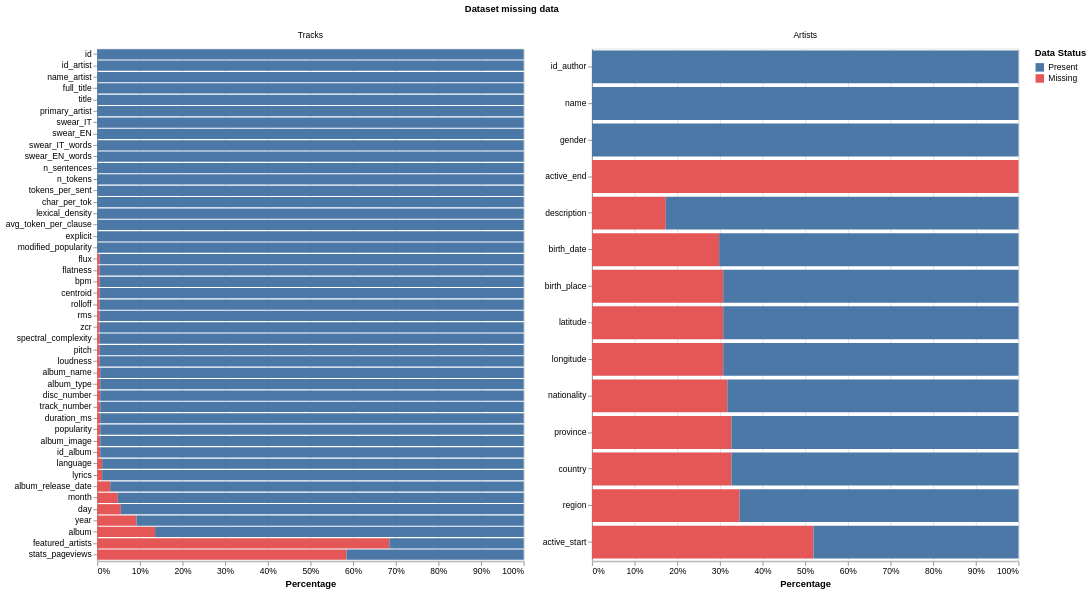

Here is the notebook cell this chart was saved with:
### Markdown cell above
## Missing data analysis

### Code cell
def prepare_missing_data(df, dataset_name):
    if df is None:
        return pd.DataFrame()
    
    total_rows = len(df)
    missing_counts = df.isnull().sum()
    present_counts = df.notnull().sum()
    
    df_missing = pd.DataFrame({
        'Column': missing_counts.index,
        'Count': missing_counts.values,
        'Status': 'Missing',
        'Dataset': dataset_name
    })
    
    df_present = pd.DataFrame({
        'Column': present_counts.index,
        'Count': present_counts.values,
        'Status': 'Present',
        'Dataset': dataset_name
    })
    
    combined = pd.concat([df_missing, df_present])
    
    combined['Percentage'] = combined['Count'] / total_rows
    
    return combined

viz_data_tracks = prepare_missing_data(df_tracks, 'Tracks')
viz_data_artists = prepare_missing_data(df_artists, 'Artists')
full_viz_data = pd.concat([viz_data_tracks, viz_data_artists])

base = alt.Chart(full_viz_data).encode(
    x=alt.X('Percentage', axis=alt.Axis(format='%'), title='Percentage'),
    y=alt.Y('Column', sort=alt.EncodingSortField(field='Percentage', op='min', order='ascending'), title=None),
    tooltip=[
        'Column', 
        'Status', 
        alt.Tooltip('Count', format=','), 
        alt.Tooltip('Percentage', format='.1%')
    ]
)

# Create the stacked bars
bars = base.mark_bar().encode(
    color=alt.Color(
        'Status', 
        scale=alt.Scale(domain=['Present', 'Missing'], range=['#4c78a8', '#e45756']),
        legend=alt.Legend(title="Data Status")
    ),
    order=alt.Order('Status', sort='ascending') # Ensure consistent stacking order
)

# Facet the chart into two columns (one for Tracks, one for Artists)
# We use resolve_scale(y='independent') so each chart shows its own columns
chart = bars.properties(
    width=400,
    height=600  # Taller height to accommodate many columns
).facet(
    column=alt.Column('Dataset', title='Dataset missing data', sort=['Tracks', 'Artists'])
).resolve_scale(
    y='independent' 
)

display(chart)

### Figure 1 — Vega specification as saved in the notebook (floating-point values rounded to 4 significant figures)
{"$schema": "https://vega.github.io/schema/vega/v5.json", "data": [{"name": "source_0", "values": [{"Column": "id", "Count": 0, "Status": "Missing", "Dataset": "Tracks", "Percentage": 0.0, "__index_level_0__": 0, "column_Dataset_sort_index": 0.0}, {"Column": "id_artist", "Count": 0, "Status": "Missing", "Dataset": "Tracks", "Percentage": 0.0, "__index_level_0__": 1, "column_Dataset_sort_index": 0.0}, {"Column": "name_artist", "Count": 0, "Status": "Missing", "Dataset": "Tracks", "Percentage": 0.0, "__index_level_0__": 2, "column_Dataset_sort_index": 0.0}, {"Column": "full_title", "Count": 0, "Status": "Missing", "Dataset": "Tracks", "Percentage": 0.0, "__index_level_0__": 3, "column_Dataset_sort_index": 0.0}, {"Column": "title", "Count": 0, "Status": "Missing", "Dataset": "Tracks", "Percentage": 0.0, "__index_level_0__": 4, "column_Dataset_sort_index": 0.0}, {"Column": "featured_artists", "Count": 7642, "Status": "Missing", "Dataset": "Tracks", "Percentage": 0.6849, "__index_level_0__": 5, "column_Dataset_sort_index": 0.0}, {"Column": "primary_artist", "Count": 0, "Status": "Missing", "Dataset": "Tracks", "Percentage": 0.0, "__index_level_0__": 6, "column_Dataset_sort_index": 0.0}, {"Column": "language", "Count": 128, "Status": "Missing", "Dataset": "Tracks", "Percentage": 0.01147, "__index_level_0__": 7, "column_Dataset_sort_index": 0.0}, {"Column": "album", "Count": 1513, "Status": "Missing", "Dataset": "Tracks", "Percentage": 0.1356, "__index_level_0__": 8, "column_Dataset_sort_index": 0.0}, {"Column": "stats_pageviews", "Count": 6521, "Status": "Missing", "Dataset": "Tracks", "Percentage": 0.5844, "__index_level_0__": 9, "column_Dataset_sort_index": 0.0}, {"Column": "swear_IT", "Count": 0, "Status": "Missing", "Dataset": "Tracks", "Percentage": 0.0, "__index_level_0__": 10, "column_Dataset_sort_index": 0.0}, {"Column": "swear_EN", "Count": 0, "Status": "Missing", "Dataset": "Tracks", "Percentage": 0.0, "__index_level_0__": 11, "column_Dataset_sort_index": 0.0}, {"Column": "swear_IT_words", "Count": 0, "Status": "Missing", "Dataset": "Tracks", "Percentage": 0.0, "__index_level_0__": 12, "column_Dataset_sort_index": 0.0}, {"Column": "swear_EN_words", "Count": 0, "Status": "Missing", "Dataset": "Tracks", "Percentage": 0.0, "__index_level_0__": 13, "column_Dataset_sort_index": 0.0}, {"Column": "year", "Count": 1026, "Status": "Missing", "Dataset": "Tracks", "Percentage": 0.09195, "__index_level_0__": 14, "column_Dataset_sort_index": 0.0}, {"Column": "month", "Count": 538, "Status": "Missing", "Dataset": "Tracks", "Percentage": 0.04822, "__index_level_0__": 15, "column_Dataset_sort_index": 0.0}, {"Column": "day", "Count": 618, "Status": "Missing", "Dataset": "Tracks", "Percentage": 0.05539, "__index_level_0__": 16, "column_Dataset_sort_index": 0.0}, {"Column": "n_sentences", "Count": 0, "Status": "Missing", "Dataset": "Tracks", "Percentage": 0.0, "__index_level_0__": 17, "column_Dataset_sort_index": 0.0}, {"Column": "n_tokens", "Count": 0, "Status": "Missing", "Dataset": "Tracks", "Percentage": 0.0, "__index_level_0__": 18, "column_Dataset_sort_index": 0.0}, {"Column": "tokens_per_sent", "Count": 0, "Status": "Missing", "Dataset": "Tracks", "Percentage": 0.0, "__index_level_0__": 19, "column_Dataset_sort_index": 0.0}, {"Column": "char_per_tok", "Count": 0, "Status": "Missing", "Dataset": "Tracks", "Percentage": 0.0, "__index_level_0__": 20, "column_Dataset_sort_index": 0.0}, {"Column": "lexical_density", "Count": 0, "Status": "Missing", "Dataset": "Tracks", "Percentage": 0.0, "__index_level_0__": 21, "column_Dataset_sort_index": 0.0}, {"Column": "avg_token_per_clause", "Count": 0, "Status": "Missing", "Dataset": "Tracks", "Percentage": 0.0, "__index_level_0__": 22, "column_Dataset_sort_index": 0.0}, {"Column": "bpm", "Count": 66, "Status": "Missing", "Dataset": "Tracks", "Percentage": 0.005915, "__index_level_0__": 23, "column_Dataset_sort_index": 0.0}, {"Column": "centroid", "Count": 66, "Status": "Missing", "Dataset": "Tracks", "Percentage": 0.005915, "__index_level_0__": 24, "column_Dataset_sort_index": 0.0}, {"Column": "rolloff", "Count": 66, "Status": "Missing", "Dataset": "Tracks", "Percentage": 0.005915, "__index_level_0__": 25, "column_Dataset_sort_index": 0.0}, {"Column": "flux", "Count": 64, "Status": "Missing", "Dataset": "Tracks", "Percentage": 0.005736, "__index_level_0__": 26, "column_Dataset_sort_index": 0.0}, {"Column": "rms", "Count": 66, "Status": "Missing", "Dataset": "Tracks", "Percentage": 0.005915, "__index_level_0__": 27, "column_Dataset_sort_index": 0.0}, {"Column": "zcr", "Count": 66, "Status": "Missing", "Dataset": "Tracks", "Percentage": 0.005915, "__index_level_0__": 28, "column_Dataset_sort_index": 0.0}, {"Column": "flatness", "Count": 64, "Status": "Missing", "Dataset": "Tracks", "Percentage": 0.005736, "__index_level_0__": 29, "column_Dataset_sort_index": 0.0}, {"Column": "spectral_complexity", "Count": 66, "Status": "Missing", "Dataset": "Tracks", "Percentage": 0.005915, "__index_level_0__": 30, "column_Dataset_sort_index": 0.0}, {"Column": "pitch", "Count": 66, "Status": "Missing", "Dataset": "Tracks", "Percentage": 0.005915, "__index_level_0__": 31, "column_Dataset_sort_index": 0.0}, {"Column": "loudness", "Count": 66, "Status": "Missing", "Dataset": "Tracks", "Percentage": 0.005915, "__index_level_0__": 32, "column_Dataset_sort_index": 0.0}, {"Column": "album_name", "Count": 78, "Status": "Missing", "Dataset": "Tracks", "Percentage": 0.006991, "__index_level_0__": 33, "column_Dataset_sort_index": 0.0}, {"Column": "album_release_date", "Count": 339, "Status": "Missing", "Dataset": "Tracks", "Percentage": 0.03038, "__index_level_0__": 34, "column_Dataset_sort_index": 0.0}, {"Column": "album_type", "Count": 78, "Status": "Missing", "Dataset": "Tracks", "Percentage": 0.006991, "__index_level_0__": 35, "column_Dataset_sort_index": 0.0}, {"Column": "disc_number", "Count": 78, "Status": "Missing", "Dataset": "Tracks", "Percentage": 0.006991, "__index_level_0__": 36, "column_Dataset_sort_index": 0.0}, {"Column": "track_number", "Count": 78, "Status": "Missing", "Dataset": "Tracks", "Percentage": 0.006991, "__index_level_0__": 37, "column_Dataset_sort_index": 0.0}, {"Column": "duration_ms", "Count": 78, "Status": "Missing", "Dataset": "Tracks", "Percentage": 0.006991, "__index_level_0__": 38, "column_Dataset_sort_index": 0.0}, {"Column": "explicit", "Count": 0, "Status": "Missing", "Dataset": "Tracks", "Percentage": 0.0, "__index_level_0__": 39, "column_Dataset_sort_index": 0.0}, {"Column": "popularity", "Count": 78, "Status": "Missing", "Dataset": "Tracks", "Percentage": 0.006991, "__index_level_0__": 40, "column_Dataset_sort_index": 0.0}, {"Column": "album_image", "Count": 78, "Status": "Missing", "Dataset": "Tracks", "Percentage": 0.006991, "__index_level_0__": 41, "column_Dataset_sort_index": 0.0}, {"Column": "id_album", "Count": 78, "Status": "Missing", "Dataset": "Tracks", "Percentage": 0.006991, "__index_level_0__": 42, "column_Dataset_sort_index": 0.0}, {"Column": "lyrics", "Count": 128, "Status": "Missing", "Dataset": "Tracks", "Percentage": 0.01147, "__index_level_0__": 43, "column_Dataset_sort_index": 0.0}, {"Column": "modified_popularity", "Count": 0, "Status": "Missing", "Dataset": "Tracks", "Percentage": 0.0, "__index_level_0__": 44, "column_Dataset_sort_index": 0.0}, {"Column": "id", "Count": 11158, "Status": "Present", "Dataset": "Tracks", "Percentage": 1.0, "__index_level_0__": 0, "column_Dataset_sort_index": 0.0}, {"Column": "id_artist", "Count": 11158, "Status": "Present", "Dataset": "Tracks", "Percentage": 1.0, "__index_level_0__": 1, "column_Dataset_sort_index": 0.0}, {"Column": "name_artist", "Count": 11158, "Status": "Present", "Dataset": "Tracks", "Percentage": 1.0, "__index_level_0__": 2, "column_Dataset_sort_index": 0.0}, {"Column": "full_title", "Count": 11158, "Status": "Present", "Dataset": "Tracks", "Percentage": 1.0, "__index_level_0__": 3, "column_Dataset_sort_index": 0.0}, {"Column": "title", "Count": 11158, "Status": "Present", "Dataset": "Tracks", "Percentage": 1.0, "__index_level_0__": 4, "column_Dataset_sort_index": 0.0}, {"Column": "featured_artists", "Count": 3516, "Status": "Present", "Dataset": "Tracks", "Percentage": 0.3151, "__index_level_0__": 5, "column_Dataset_sort_index": 0.0}, {"Column": "primary_artist", "Count": 11158, "Status": "Present", "Dataset": "Tracks", "Percentage": 1.0, "__index_level_0__": 6, "column_Dataset_sort_index": 0.0}, {"Column": "language", "Count": 11030, "Status": "Present", "Dataset": "Tracks", "Percentage": 0.9885, "__index_level_0__": 7, "column_Dataset_sort_index": 0.0}, {"Column": "album", "Count": 9645, "Status": "Present", "Dataset": "Tracks", "Percentage": 0.8644, "__index_level_0__": 8, "column_Dataset_sort_index": 0.0}, {"Column": "stats_pageviews", "Count": 4637, "Status": "Present", "Dataset": "Tracks", "Percentage": 0.4156, "__index_level_0__": 9, "column_Dataset_sort_index": 0.0}, {"Column": "swear_IT", "Count": 11158, "Status": "Present", "Dataset": "Tracks", "Percentage": 1.0, "__index_level_0__": 10, "column_Dataset_sort_index": 0.0}, {"Column": "swear_EN", "Count": 11158, "Status": "Present", "Dataset": "Tracks", "Percentage": 1.0, "__index_level_0__": 11, "column_Dataset_sort_index": 0.0}, {"Column": "swear_IT_words", "Count": 11158, "Status": "Present", "Dataset": "Tracks", "Percentage": 1.0, "__index_level_0__": 12, "column_Dataset_sort_index": 0.0}, {"Column": "swear_EN_words", "Count": 11158, "Status": "Present", "Dataset": "Tracks", "Percentage": 1.0, "__index_level_0__": 13, "column_Dataset_sort_index": 0.0}, {"Column": "year", "Count": 10132, "Status": "Present", "Dataset": "Tracks", "Percentage": 0.908, "__index_level_0__": 14, "column_Dataset_sort_index": 0.0}, {"Column": "month", "Count": 10620, "Status": "Present", "Dataset": "Tracks", "Percentage": 0.9518, "__index_level_0__": 15, "column_Dataset_sort_index": 0.0}, {"Column": "day", "Count": 10540, "Status": "Present", "Dataset": "Tracks", "Percentage": 0.9446, "__index_level_0__": 16, "column_Dataset_sort_index": 0.0}, {"Column": "n_sentences", "Count": 11158, "Status": "Present", "Dataset": "Tracks", "Percentage": 1.0, "__index_level_0__": 17, "column_Dataset_sort_index": 0.0}, {"Column": "n_tokens", "Count": 11158, "Status": "Present", "Dataset": "Tracks", "Percentage": 1.0, "__index_level_0__": 18, "column_Dataset_sort_index": 0.0}, {"Column": "tokens_per_sent", "Count": 11158, "Status": "Present", "Dataset": "Tracks", "Percentage": 1.0, "__index_level_0__": 19, "column_Dataset_sort_index": 0.0}, {"Column": "char_per_tok", "Count": 11158, "Status": "Present", "Dataset": "Tracks", "Percentage": 1.0, "__index_level_0__": 20, "column_Dataset_sort_index": 0.0}, {"Column": "lexical_density", "Count": 11158, "Status": "Present", "Dataset": "Tracks", "Percentage": 1.0, "__index_level_0__": 21, "column_Dataset_sort_index": 0.0}, {"Column": "avg_token_per_clause", "Count": 11158, "Status": "Present", "Dataset": "Tracks", "Percentage": 1.0, "__index_level_0__": 22, "column_Dataset_sort_index": 0.0}, {"Column": "bpm", "Count": 11092, "Status": "Present", "Dataset": "Tracks", "Percentage": 0.9941, "__index_level_0__": 23, "column_Dataset_sort_index": 0.0}, {"Column": "centroid", "Count": 11092, "Status": "Present", "Dataset": "Tracks", "Percentage": 0.9941, "__index_level_0__": 24, "column_Dataset_sort_index": 0.0}, {"Column": "rolloff", "Count": 11092, "Status": "Present", "Dataset": "Tracks", "Percentage": 0.9941, "__index_level_0__": 25, "column_Dataset_sort_index": 0.0}, {"Column": "flux", "Count": 11094, "Status": "Present", "Dataset": "Tracks", "Percentage": 0.9943, "__index_level_0__": 26, "column_Dataset_sort_index": 0.0}, {"Column": "rms", "Count": 11092, "Status": "Present", "Dataset": "Tracks", "Percentage": 0.9941, "__index_level_0__": 27, "column_Dataset_sort_index": 0.0}, {"Column": "zcr", "Count": 11092, "Status": "Present", "Dataset": "Tracks", "Percentage": 0.9941, "__index_level_0__": 28, "column_Dataset_sort_index": 0.0}, {"Column": "flatness", "Count": 11094, "Status": "Present", "Dataset": "Tracks", "Percentage": 0.9943, "__index_level_0__": 29, "column_Dataset_sort_index": 0.0}, {"Column": "spectral_complexity", "Count": 11092, "Status": "Present", "Dataset": "Tracks", "Percentage": 0.9941, "__index_level_0__": 30, "column_Dataset_sort_index": 0.0}, {"Column": "pitch", "Count": 11092, "Status": "Present", "Dataset": "Tracks", "Percentage": 0.9941, "__index_level_0__": 31, "column_Dataset_sort_index": 0.0}, {"Column": "loudness", "Count": 11092, "Status": "Present", "Dataset": "Tracks", "Percentage": 0.9941, "__index_level_0__": 32, "column_Dataset_sort_index": 0.0}, {"Column": "album_name", "Count": 11080, "Status": "Present", "Dataset": "Tracks", "Percentage": 0.993, "__index_level_0__": 33, "column_Dataset_sort_index": 0.0}, {"Column": "album_release_date", "Count": 10819, "Status": "Present", "Dataset": "Tracks", "Percentage": 0.9696, "__index_level_0__": 34, "column_Dataset_sort_index": 0.0}, {"Column": "album_type", "Count": 11080, "Status": "Present", "Dataset": "Tracks", "Percentage": 0.993, "__index_level_0__": 35, "column_Dataset_sort_index": 0.0}, {"Column": "disc_number", "Count": 11080, "Status": "Present", "Dataset": "Tracks", "Percentage": 0.993, "__index_level_0__": 36, "column_Dataset_sort_index": 0.0}, {"Column": "track_number", "Count": 11080, "Status": "Present", "Dataset": "Tracks", "Percentage": 0.993, "__index_level_0__": 37, "column_Dataset_sort_index": 0.0}, {"Column": "duration_ms", "Count": 11080, "Status": "Present", "Dataset": "Tracks", "Percentage": 0.993, "__index_level_0__": 38, "column_Dataset_sort_index": 0.0}, {"Column": "explicit", "Count": 11158, "Status": "Present", "Dataset": "Tracks", "Percentage": 1.0, "__index_level_0__": 39, "column_Dataset_sort_index": 0.0}, {"Column": "popularity", "Count": 11080, "Status": "Present", "Dataset": "Tracks", "Percentage": 0.993, "__index_level_0__": 40, "column_Dataset_sort_index": 0.0}, {"Column": "album_image", "Count": 11080, "Status": "Present", "Dataset": "Tracks", "Percentage": 0.993, "__index_level_0__": 41, "column_Dataset_sort_index": 0.0}, {"Column": "id_album", "Count": 11080, "Status": "Present", "Dataset": "Tracks", "Percentage": 0.993, "__index_level_0__": 42, "column_Dataset_sort_index": 0.0}, {"Column": "lyrics", "Count": 11030, "Status": "Present", "Dataset": "Tracks", "Percentage": 0.9885, "__index_level_0__": 43, "column_Dataset_sort_index": 0.0}, {"Column": "modified_popularity", "Count": 11158, "Status": "Present", "Dataset": "Tracks", "Percentage": 1.0, "__index_level_0__": 44, "column_Dataset_sort_index": 0.0}, {"Column": "id_author", "Count": 0, "Status": "Missing", "Dataset": "Artists", "Percentage": 0.0, "__index_level_0__": 0, "column_Dataset_sort_index": 1.0}, {"Column": "name", "Count": 0, "Status": "Missing", "Dataset": "Artists", "Percentage": 0.0, "__index_level_0__": 1, "column_Dataset_sort_index": 1.0}, {"Column": "gender", "Count": 0, "Status": "Missing", "Dataset": "Artists", "Percentage": 0.0, "__index_level_0__": 2, "column_Dataset_sort_index": 1.0}, {"Column": "birth_date", "Count": 31, "Status": "Missing", "Dataset": "Artists", "Percentage": 0.2981, "__index_level_0__": 3, "column_Dataset_sort_index": 1.0}, {"Column": "birth_place", "Count": 32, "Status": "Missing", "Dataset": "Artists", "Percentage": 0.3077, "__index_level_0__": 4, "column_Dataset_sort_index": 1.0}, {"Column": "nationality", "Count": 33, "Status": "Missing", "Dataset": "Artists", "Percentage": 0.3173, "__index_level_0__": 5, "column_Dataset_sort_index": 1.0}, {"Column": "description", "Count": 18, "Status": "Missing", "Dataset": "Artists", "Percentage": 0.1731, "__index_level_0__": 6, "column_Dataset_sort_index": 1.0}, {"Column": "active_start", "Count": 54, "Status": "Missing", "Dataset": "Artists", "Percentage": 0.5192, "__index_level_0__": 7, "column_Dataset_sort_index": 1.0}, {"Column": "active_end", "Count": 104, "Status": "Missing", "Dataset": "Artists", "Percentage": 1.0, "__index_level_0__": 8, "column_Dataset_sort_index": 1.0}, {"Column": "province", "Count": 34, "Status": "Missing", "Dataset": "Artists", "Percentage": 0.3269, "__index_level_0__": 9, "column_Dataset_sort_index": 1.0}, {"Column": "region", "Count": 36, "Status": "Missing", "Dataset": "Artists", "Percentage": 0.3462, "__index_level_0__": 10, "column_Dataset_sort_index": 1.0}, {"Column": "country", "Count": 34, "Status": "Missing", "Dataset": "Artists", "Percentage": 0.3269, "__index_level_0__": 11, "column_Dataset_sort_index": 1.0}, {"Column": "latitude", "Count": 32, "Status": "Missing", "Dataset": "Artists", "Percentage": 0.3077, "__index_level_0__": 12, "column_Dataset_sort_index": 1.0}, {"Column": "longitude", "Count": 32, "Status": "Missing", "Dataset": "Artists", "Percentage": 0.3077, "__index_level_0__": 13, "column_Dataset_sort_index": 1.0}, {"Column": "id_author", "Count": 104, "Status": "Present", "Dataset": "Artists", "Percentage": 1.0, "__index_level_0__": 0, "column_Dataset_sort_index": 1.0}, {"Column": "name", "Count": 104, "Status": "Present", "Dataset": "Artists", "Percentage": 1.0, "__index_level_0__": 1, "column_Dataset_sort_index": 1.0}, {"Column": "gender", "Count": 104, "Status": "Present", "Dataset": "Artists", "Percentage": 1.0, "__index_level_0__": 2, "column_Dataset_sort_index": 1.0}, {"Column": "birth_date", "Count": 73, "Status": "Present", "Dataset": "Artists", "Percentage": 0.7019, "__index_level_0__": 3, "column_Dataset_sort_index": 1.0}, {"Column": "birth_place", "Count": 72, "Status": "Present", "Dataset": "Artists", "Percentage": 0.6923, "__index_level_0__": 4, "column_Dataset_sort_index": 1.0}, {"Column": "nationality", "Count": 71, "Status": "Present", "Dataset": "Artists", "Percentage": 0.6827, "__index_level_0__": 5, "column_Dataset_sort_index": 1.0}, {"Column": "description", "Count": 86, "Status": "Present", "Dataset": "Artists", "Percentage": 0.8269, "__index_level_0__": 6, "column_Dataset_sort_index": 1.0}, {"Column": "active_start", "Count": 50, "Status": "Present", "Dataset": "Artists", "Percentage": 0.4808, "__index_level_0__": 7, "column_Dataset_sort_index": 1.0}, {"Column": "active_end", "Count": 0, "Status": "Present", "Dataset": "Artists", "Percentage": 0.0, "__index_level_0__": 8, "column_Dataset_sort_index": 1.0}, {"Column": "province", "Count": 70, "Status": "Present", "Dataset": "Artists", "Percentage": 0.6731, "__index_level_0__": 9, "column_Dataset_sort_index": 1.0}, {"Column": "region", "Count": 68, "Status": "Present", "Dataset": "Artists", "Percentage": 0.6538, "__index_level_0__": 10, "column_Dataset_sort_index": 1.0}, {"Column": "country", "Count": 70, "Status": "Present", "Dataset": "Artists", "Percentage": 0.6731, "__index_level_0__": 11, "column_Dataset_sort_index": 1.0}, {"Column": "latitude", "Count": 72, "Status": "Present", "Dataset": "Artists", "Percentage": 0.6923, "__index_level_0__": 12, "column_Dataset_sort_index": 1.0}, {"Column": "longitude", "Count": 72, "Status": "Present", "Dataset": "Artists", "Percentage": 0.6923, "__index_level_0__": 13, "column_Dataset_sort_index": 1.0}]}, {"name": "column_domain", "values": [{"Dataset": "Tracks", "column_Dataset_sort_index": 0.0}, {"Dataset": "Artists", "column_Dataset_sort_index": 1.0}]}, {"name": "data_2", "values": [{"Percentage_end": 0.0, "Percentage_start": 0.0}, {"Percentage_end": 0.0, "Percentage_start": 0.0}, {"Percentage_end": 0.0, "Percentage_start": 0.0}, {"Percentage_end": 0.0, "Percentage_start": 0.0}, {"Percentage_end": 0.0, "Percentage_start": 0.0}, {"Percentage_end": 0.6849, "Percentage_start": 0.0}, {"Percentage_end": 0.0, "Percentage_start": 0.0}, {"Percentage_end": 0.01147, "Percentage_start": 0.0}, {"Percentage_end": 0.1356, "Percentage_start": 0.0}, {"Percentage_end": 0.5844, "Percentage_start": 0.0}, {"Percentage_end": 0.0, "Percentage_start": 0.0}, {"Percentage_end": 0.0, "Percentage_start": 0.0}, {"Percentage_end": 0.0, "Percentage_start": 0.0}, {"Percentage_end": 0.0, "Percentage_start": 0.0}, {"Percentage_end": 0.09195, "Percentage_start": 0.0}, {"Percentage_end": 0.04822, "Percentage_start": 0.0}, {"Percentage_end": 0.05539, "Percentage_start": 0.0}, {"Percentage_end": 0.0, "Percentage_start": 0.0}, {"Percentage_end": 0.0, "Percentage_start": 0.0}, {"Percentage_end": 0.0, "Percentage_start": 0.0}, {"Percentage_end": 0.0, "Percentage_start": 0.0}, {"Percentage_end": 0.0, "Percentage_start": 0.0}, {"Percentage_end": 0.0, "Percentage_start": 0.0}, {"Percentage_end": 0.005915, "Percentage_start": 0.0}, {"Percentage_end": 0.005915, "Percentage_start": 0.0}, {"Percentage_end": 0.005915, "Percentage_start": 0.0}, {"Percentage_end": 0.005736, "Percentage_start": 0.0}, {"Percentage_end": 0.005915, "Percentage_start": 0.0}, {"Percentage_end": 0.005915, "Percentage_start": 0.0}, {"Percentage_end": 0.005736, "Percentage_start": 0.0}, {"Percentage_end": 0.005915, "Percentage_start": 0.0}, {"Percentage_end": 0.005915, "Percentage_start": 0.0}, {"Percentage_end": 0.005915, "Percentage_start": 0.0}, {"Percentage_end": 0.006991, "Percentage_start": 0.0}, {"Percentage_end": 0.03038, "Percentage_start": 0.0}, {"Percentage_end": 0.006991, "Percentage_start": 0.0}, {"Percentage_end": 0.006991, "Percentage_start": 0.0}, {"Percentage_end": 0.006991, "Percentage_start": 0.0}, {"Percentage_end": 0.006991, "Percentage_start": 0.0}, {"Percentage_end": 0.0, "Percentage_start": 0.0}, {"Percentage_end": 0.006991, "Percentage_start": 0.0}, {"Percentage_end": 0.006991, "Percentage_start": 0.0}, {"Percentage_end": 0.006991, "Percentage_start": 0.0}, {"Percentage_end": 0.01147, "Percentage_start": 0.0}, {"Percentage_end": 0.0, "Percentage_start": 0.0}, {"Percentage_end": 1.0, "Percentage_start": 0.0}, {"Percentage_end": 1.0, "Percentage_start": 0.0}, {"Percentage_end": 1.0, "Percentage_start": 0.0}, {"Percentage_end": 1.0, "Percentage_start": 0.0}, {"Percentage_end": 1.0, "Percentage_start": 0.0}, {"Percentage_end": 1.0, "Percentage_start": 0.6849}, {"Percentage_end": 1.0, "Percentage_start": 0.0}, {"Percentage_end": 1.0, "Percentage_start": 0.01147}, {"Percentage_end": 1.0, "Percentage_start": 0.1356}, {"Percentage_end": 1.0, "Percentage_start": 0.5844}, {"Percentage_end": 1.0, "Percentage_start": 0.0}, {"Percentage_end": 1.0, "Percentage_start": 0.0}, {"Percentage_end": 1.0, "Percentage_start": 0.0}, {"Percentage_end": 1.0, "Percentage_start": 0.0}, {"Percentage_end": 1.0, "Percentage_start": 0.09195}, {"Percentage_end": 1.0, "Percentage_start": 0.04822}, {"Percentage_end": 1.0, "Percentage_start": 0.05539}, {"Percentage_end": 1.0, "Percentage_start": 0.0}, {"Percentage_end": 1.0, "Percentage_start": 0.0}, {"Percentage_end": 1.0, "Percentage_start": 0.0}, {"Percentage_end": 1.0, "Percentage_start": 0.0}, {"Percentage_end": 1.0, "Percentage_start": 0.0}, {"Percentage_end": 1.0, "Percentage_start": 0.0}, {"Percentage_end": 1.0, "Percentage_start": 0.005915}, {"Percentage_end": 1.0, "Percentage_start": 0.005915}, {"Percentage_end": 1.0, "Percentage_start": 0.005915}, {"Percentage_end": 1.0, "Percentage_start": 0.005736}, {"Percentage_end": 1.0, "Percentage_start": 0.005915}, {"Percentage_end": 1.0, "Percentage_start": 0.005915}, {"Percentage_end": 1.0, "Percentage_start": 0.005736}, {"Percentage_end": 1.0, "Percentage_start": 0.005915}, {"Percentage_end": 1.0, "Percentage_start": 0.005915}, {"Percentage_end": 1.0, "Percentage_start": 0.005915}, {"Percentage_end": 1.0, "Percentage_start": 0.006991}, {"Percentage_end": 1.0, "Percentage_start": 0.03038}, {"Percentage_end": 1.0, "Percentage_start": 0.006991}, {"Percentage_end": 1.0, "Percentage_start": 0.006991}, {"Percentage_end": 1.0, "Percentage_start": 0.006991}, {"Percentage_end": 1.0, "Percentage_start": 0.006991}, {"Percentage_end": 1.0, "Percentage_start": 0.0}, {"Percentage_end": 1.0, "Percentage_start": 0.006991}, {"Percentage_end": 1.0, "Percentage_start": 0.006991}, {"Percentage_end": 1.0, "Percentage_start": 0.006991}, {"Percentage_end": 1.0, "Percentage_start": 0.01147}, {"Percentage_end": 1.0, "Percentage_start": 0.0}, {"Percentage_end": 0.0, "Percentage_start": 0.0}, {"Percentage_end": 0.0, "Percentage_start": 0.0}, {"Percentage_end": 0.0, "Percentage_start": 0.0}, {"Percentage_end": 0.2981, "Percentage_start": 0.0}, {"Percentage_end": 0.3077, "Percentage_start": 0.0}, {"Percentage_end": 0.3173, "Percentage_start": 0.0}, {"Percentage_end": 0.1731, "Percentage_start": 0.0}, {"Percentage_end": 0.5192, "Percentage_start": 0.0}, {"Percentage_end": 1.0, "Percentage_start": 0.0}, {"Percentage_end": 0.3269, "Percentage_start": 0.0}, {"Percentage_end": 0.3462, "Percentage_start": 0.0}, {"Percentage_end": 0.3269, "Percentage_start": 0.0}, {"Percentage_end": 0.3077, "Percentage_start": 0.0}, {"Percentage_end": 0.3077, "Percentage_start": 0.0}, {"Percentage_end": 1.0, "Percentage_start": 0.0}, {"Percentage_end": 1.0, "Percentage_start": 0.0}, {"Percentage_end": 1.0, "Percentage_start": 0.0}, {"Percentage_end": 1.0, "Percentage_start": 0.2981}, {"Percentage_end": 1.0, "Percentage_start": 0.3077}, {"Percentage_end": 1.0, "Percentage_start": 0.3173}, {"Percentage_end": 1.0, "Percentage_start": 0.1731}, {"Percentage_end": 1.0, "Percentage_start": 0.5192}, {"Percentage_end": 1.0, "Percentage_start": 1.0}, {"Percentage_end": 1.0, "Percentage_start": 0.3269}, {"Percentage_end": 1.0, "Percentage_start": 0.3462}, {"Percentage_end": 1.0, "Percentage_start": 0.3269}, {"Percentage_end": 1.0, "Percentage_start": 0.3077}, {"Percentage_end": 1.0, "Percentage_start": 0.3077}]}], "signals": [{"name": "child_width", "value": 500}, {"name": "child_height", "value": 600}], "marks": [{"type": "group", "name": "column-title", "title": {"text": "Dataset missing data", "style": "guide-title", "offset": 10}, "role": "column-title"}, {"type": "group", "name": "column_header", "from": {"data": "column_domain"}, "sort": {"field": "datum[\"column_Dataset_sort_index\"]", "order": "ascending"}, "encode": {"update": {"width": {"signal": "child_width"}}}, "title": {"text": {"signal": "isValid(parent[\"Dataset\"]) ? parent[\"Dataset\"] : \"\"+parent[\"Dataset\"]"}, "style": "guide-label", "offset": 10, "frame": "group"}, "role": "column-header"}, {"type": "group", "name": "column_footer", "from": {"data": "column_domain"}, "sort": {"field": "datum[\"column_Dataset_sort_index\"]", "order": "ascending"}, "encode": {"update": {"width": {"signal": "child_width"}}}, "axes": [{"scale": "x", "title": "Percentage", "orient": "bottom", "tickCount": {"signal": "ceil(child_width/40)"}, "grid": false, "format": "%", "labelFlush": true, "labelOverlap": true, "zindex": 0}], "role": "column-footer"}, {"type": "group", "name": "cell", "from": {"facet": {"data": "source_0", "name": "facet", "groupby": ["Dataset"], "aggregate": {"fields": ["column_Dataset_sort_index"], "ops": ["max"], "as": ["column_Dataset_sort_index"]}}}, "sort": {"field": ["datum[\"column_Dataset_sort_index\"]"], "order": ["ascending"]}, "encode": {"update": {"width": {"signal": "child_width"}, "height": {"signal": "child_height"}}}, "data": [{"name": "data_0", "source": "facet", "transform": [{"type": "stack", "field": "Percentage", "groupby": ["Column"], "sort": {"field": ["Status"], "order": ["ascending"]}, "as": ["Percentage_start", "Percentage_end"], "offset": "zero"}, {"type": "filter", "expr": "isValid(datum[\"Percentage\"]) && isFinite(+datum[\"Percentage\"])"}, {"type": "project", "fields": ["Column", "Count", "Percentage", "Percentage_end", "Percentage_start", "Status"]}]}, {"name": "facet_child_y_domain_Column_3", "source": "facet", "transform": [{"type": "aggregate", "groupby": ["Column"], "fields": ["Percentage"], "ops": ["min"], "as": ["sort_field"]}, {"type": "project", "fields": ["Column", "sort_field"]}]}], "marks": [{"type": "rect", "name": "child_marks", "from": {"data": "data_0"}, "encode": {"update": {"fill": {"field": "Status", "scale": "color"}, "height": {"signal": "max(0.25, bandwidth('child_y'))"}, "x2": {"field": "Percentage_start", "scale": "x"}, "tooltip": {"signal": "{\"Column\": isValid(datum[\"Column\"]) ? datum[\"Column\"] : \"\"+datum[\"Column\"], \"Status\": isValid(datum[\"Status\"]) ? datum[\"Status\"] : \"\"+datum[\"Status\"], \"Count\": format(datum[\"Count\"], \",\"), \"Percentage\": format(datum[\"Percentage\"], \".1%\")}"}, "x": {"field": "Percentage_end", "scale": "x"}, "y": {"field": "Column", "scale": "child_y"}}}, "style": ["bar"]}], "scales": [{"name": "child_y", "type": "band", "domain": {"data": "facet_child_y_domain_Column_3", "field": "Column", "sort": {"op": "max", "field": "sort_field"}}, "range": [0, {"signal": "child_height"}], "paddingOuter": 0.05, "paddingInner": 0.1}], "axes": [{"scale": "x", "tickCount": {"signal": "ceil(child_width/40)"}, "minExtent": 0, "orient": "bottom", "gridScale": "child_y", "maxExtent": 0, "domain": false, "aria": false, "grid": true, "labels": false, "ticks": false, "zindex": 0}, {"scale": "child_y", "grid": false, "zindex": 0, "orient": "left"}], "style": "cell"}], "scales": [{"name": "x", "type": "linear", "domain": {"data": "data_2", "fields": ["Percentage_start", "Percentage_end"]}, "range": [0, {"signal": "child_width"}], "zero": true, "nice": true}, {"name": "color", "type": "ordinal", "domain": ["Present", "Missing"], "range": ["#4c78a8", "#e45756"]}], "layout": {"padding": 20, "offset": {"columnTitle": 10}, "columns": {"signal": "length(data('column_domain'))"}, "bounds": "full", "align": "all"}, "padding": 5, "legends": [{"title": "Data Status", "fill": "color", "symbolType": "square"}], "background": "white"}
